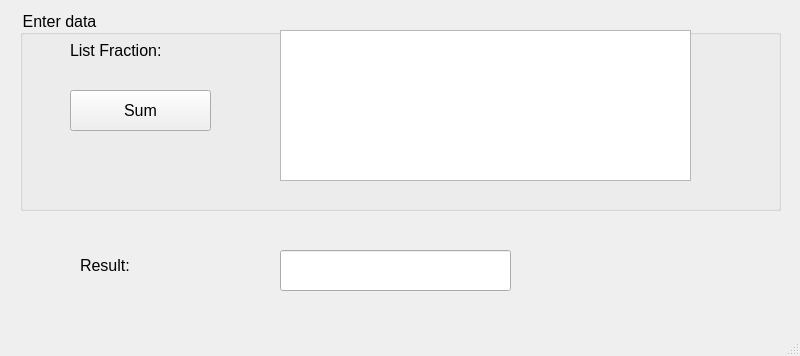
<?xml version="1.0" encoding="UTF-8"?>
<ui version="4.0">
 <class>MainWindow</class>
 <widget class="QMainWindow" name="MainWindow">
  <property name="geometry">
   <rect>
    <x>0</x>
    <y>0</y>
    <width>800</width>
    <height>356</height>
   </rect>
  </property>
  <property name="windowTitle">
   <string>MainWindow</string>
  </property>
  <property name="styleSheet">
   <string notr="true">font-size: 16px; </string>
  </property>
  <widget class="QWidget" name="centralwidget">
   <widget class="QGroupBox" name="groupBox">
    <property name="geometry">
     <rect>
      <x>20</x>
      <y>10</y>
      <width>761</width>
      <height>201</height>
     </rect>
    </property>
    <property name="title">
     <string>Enter data</string>
    </property>
    <widget class="QTextEdit" name="textEditSum">
     <property name="geometry">
      <rect>
       <x>260</x>
       <y>20</y>
       <width>411</width>
       <height>151</height>
      </rect>
     </property>
    </widget>
    <widget class="QLabel" name="label">
     <property name="geometry">
      <rect>
       <x>50</x>
       <y>20</y>
       <width>101</width>
       <height>41</height>
      </rect>
     </property>
     <property name="text">
      <string>List Fraction: </string>
     </property>
    </widget>
    <widget class="QPushButton" name="pushButtonSum">
     <property name="geometry">
      <rect>
       <x>50</x>
       <y>80</y>
       <width>141</width>
       <height>41</height>
      </rect>
     </property>
     <property name="text">
      <string>Sum</string>
     </property>
    </widget>
   </widget>
   <widget class="QLineEdit" name="lineEditResult">
    <property name="geometry">
     <rect>
      <x>280</x>
      <y>250</y>
      <width>231</width>
      <height>41</height>
     </rect>
    </property>
   </widget>
   <widget class="QLabel" name="label_2">
    <property name="geometry">
     <rect>
      <x>80</x>
      <y>250</y>
      <width>131</width>
      <height>31</height>
     </rect>
    </property>
    <property name="text">
     <string>Result: </string>
    </property>
   </widget>
  </widget>
  <widget class="QMenuBar" name="menubar">
   <property name="geometry">
    <rect>
     <x>0</x>
     <y>0</y>
     <width>800</width>
     <height>27</height>
    </rect>
   </property>
  </widget>
  <widget class="QStatusBar" name="statusbar"/>
 </widget>
 <resources/>
 <connections/>
</ui>
